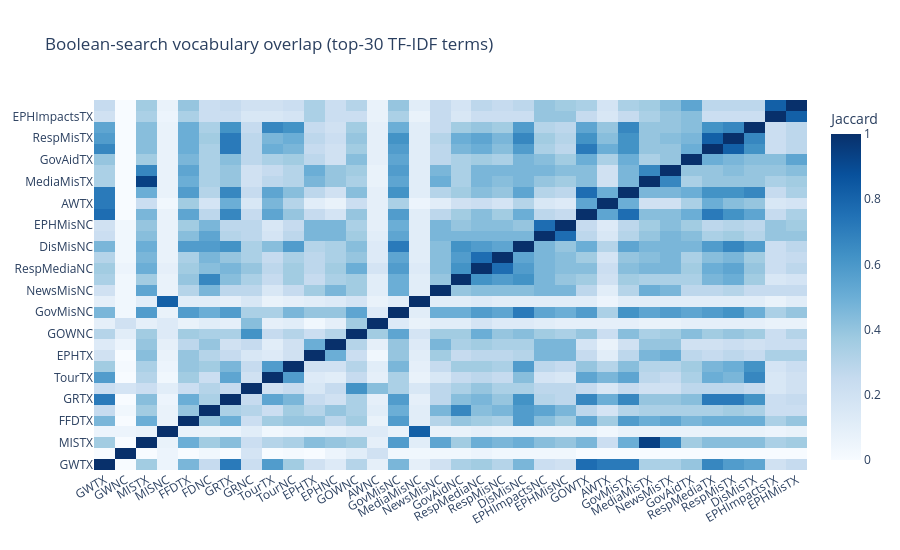

Notebook code cell kept with this figure:
### Markdown cell above
### 7.3 Jaccard similarity between boolean-search top-term sets

For every pair of boolean searches, computes the Jaccard similarity of their top-30 TF-IDF terms. Values near 1 mean the two sub-corpora talk about the same things; values near 0 mean genuinely distinct discourse. Useful for validating that (for example) `LAfires_Misinformation` and `HELENE_Misinformation` share misinformation vocabulary but differ on event-specific terms.

### Code cell
def top_terms_set(boolean_name, n=30):
    sub = df[df[f"bool_{boolean_name}"]]
    if len(sub) < 3:
        return set()
    return set(top_terms_tfidf(sub["text_content"].tolist(), CONTENT_STOPWORDS, n=n))

names = [bs["name"] for bs in BOOLEAN_SEARCHES]
term_sets = {n: top_terms_set(n) for n in names}
J = np.zeros((len(names), len(names)))
for i, a in enumerate(names):
    for j, b in enumerate(names):
        u = term_sets[a] | term_sets[b]
        J[i, j] = len(term_sets[a] & term_sets[b]) / len(u) if u else 0.0

fig_jac = go.Figure(go.Heatmap(z=J, x=names, y=names, colorscale="Blues",
                               zmin=0, zmax=1, colorbar=dict(title="Jaccard")))
fig_jac.update_layout(title="Boolean-search vocabulary overlap (top-30 TF-IDF terms)",
                      height=550, xaxis_tickangle=-30, plot_bgcolor="white")
fig_jac.write_html(str(OUTPUT_DIR / "jaccard_similarity.html"), include_plotlyjs="cdn")
fig_jac.show()

### Figure 1 — Plotly figure (JSON) as saved in the notebook; plotly's stock layout.template omitted (floating-point values rounded to 4 significant figures; data arrays with more than 128 entries replaced by an {"elided": "..."} marker saying what was removed)
{"data": [{"colorbar": {"title": {"text": "Jaccard"}}, "colorscale": [[0, "rgb(247,251,255)"], [0.125, "rgb(222,235,247)"], [0.25, "rgb(198,219,239)"], [0.375, "rgb(158,202,225)"], [0.5, "rgb(107,174,214)"], [0.625, "rgb(66,146,198)"], [0.75, "rgb(33,113,181)"], [0.875, "rgb(8,81,156)"], [1, "rgb(8,48,107)"]], "type": "heatmap", "x": ["GWTX", "GWNC", "MISTX", "MISNC", "FFDTX", "FDNC", "GRTX", "GRNC", "TourTX", "TourNC", "EPHTX", "EPHNC", "GOWNC", "AWNC", "GovMisNC", "MediaMisNC", "NewsMisNC", "GovAidNC", "RespMediaNC", "RespMisNC", "DisMisNC", "EPHImpactsNC", "EPHMisNC", "GOWTX", "AWTX", "GovMisTX", "MediaMisTX", "NewsMisTX", "GovAidTX", "RespMediaTX", "RespMisTX", "DisMisTX", "EPHImpactsTX", "EPHMisTX"], "y": ["GWTX", "GWNC", "MISTX", "MISNC", "FFDTX", "FDNC", "GRTX", "GRNC", "TourTX", "TourNC", "EPHTX", "EPHNC", "GOWNC", "AWNC", "GovMisNC", "MediaMisNC", "NewsMisNC", "GovAidNC", "RespMediaNC", "RespMisNC", "DisMisNC", "EPHImpactsNC", "EPHMisNC", "GOWTX", "AWTX", "GovMisTX", "MediaMisTX", "NewsMisTX", "GovAidTX", "RespMediaTX", "RespMisTX", "DisMisTX", "EPHImpactsTX", "EPHMisTX"], "z": {"elided": "34x34 float values"}, "zmax": 1, "zmin": 0}], "layout": {"height": 550, "plot_bgcolor": "white", "title": {"text": "Boolean-search vocabulary overlap (top-30 TF-IDF terms)"}, "xaxis": {"tickangle": -30}}}
